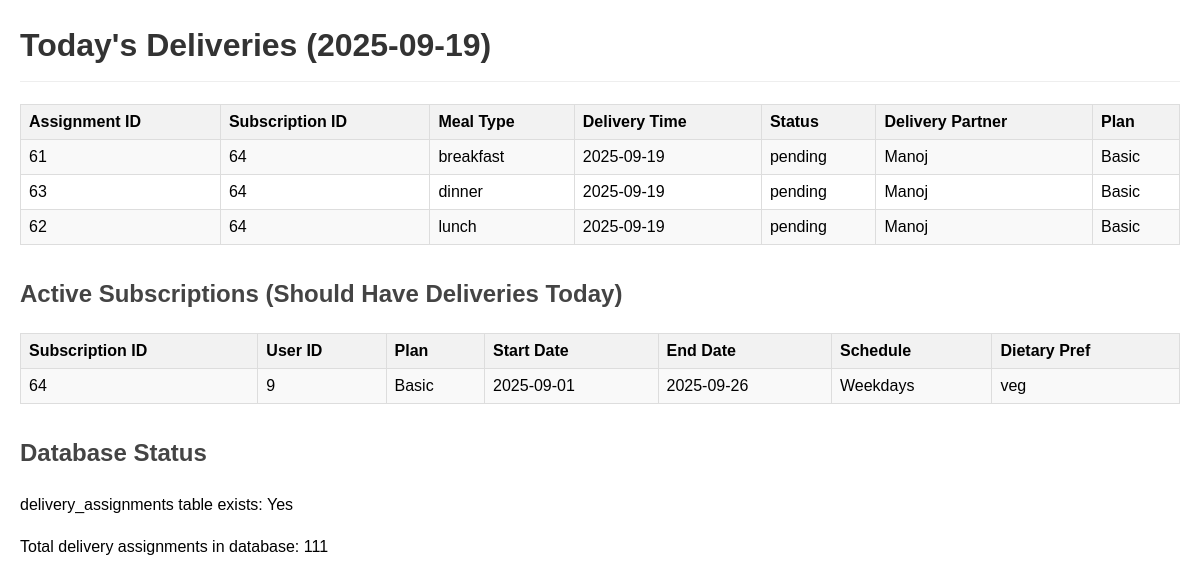
Before: /check_today_deliveries.php with the older database file.
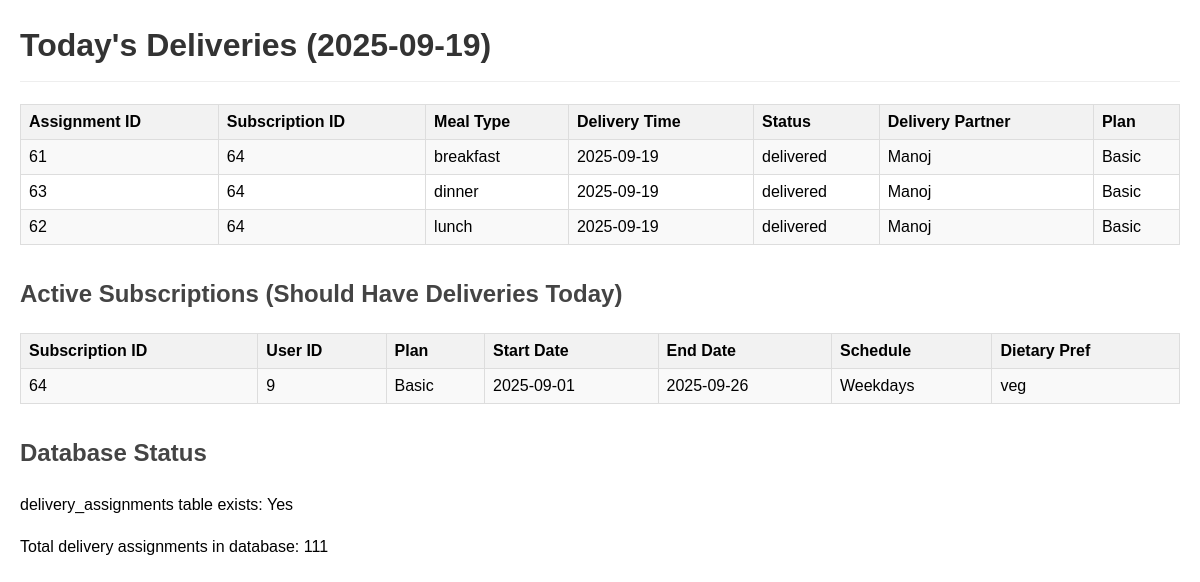
After: the same page with the newer database file.
### tables this page shows
CREATE TABLE `delivery_assignments` (
  `assignment_id` int(11) NOT NULL,
  `subscription_id` int(11) NOT NULL,
  `delivery_date` date NOT NULL,
  `partner_id` int(11) NOT NULL,
  `assigned_at` timestamp NOT NULL DEFAULT current_timestamp(),
  `status` enum('pending','out_for_delivery','delivered','cancelled') NOT NULL DEFAULT 'pending',
  `meal_type` varchar(20) NOT NULL,
  `meal_id` int(11) DEFAULT NULL,
  `payment_id` int(11) DEFAULT NULL,
  `payment_status` enum('unpaid','paid') NOT NULL DEFAULT 'unpaid'
);

CREATE TABLE `users` (
  `user_id` int(11) NOT NULL,
  `name` varchar(100) NOT NULL,
  `email` varchar(100) NOT NULL,
  `password` varchar(255) NOT NULL,
  `phone` varchar(15) DEFAULT NULL,
  `role` enum('user','admin','delivery') DEFAULT 'user',
  `created_at` timestamp NOT NULL DEFAULT current_timestamp(),
  `security_question` varchar(255) NOT NULL,
  `security_answer` varchar(255) NOT NULL
);

CREATE TABLE `meal_plans` (
  `plan_id` int(11) NOT NULL,
  `plan_name` varchar(50) NOT NULL,
  `description` text DEFAULT NULL,
  `plan_type` enum('basic','premium') NOT NULL,
  `is_active` tinyint(1) DEFAULT 1,
  `base_price` decimal(8,2) NOT NULL
);

### check_today_deliveries.php (the view, shortened to what this page needs)
<?php
require_once 'config/db_connect.php';
$today = date('Y-m-d');
$sql = "
    SELECT
        da.assignment_id,
        da.subscription_id,
        da.meal_type,
        da.delivery_date,
        da.status,
        u.name as partner_name,
        s.plan_id,
        p.plan_name
    FROM delivery_assignments da
    LEFT JOIN users u ON da.partner_id = u.user_id
    LEFT JOIN subscriptions s ON da.subscription_id = s.subscription_id
    LEFT JOIN meal_plans p ON s.plan_id = p.plan_id
    WHERE DATE(da.delivery_date) = ?
    ORDER BY da.delivery_date, da.meal_type
";
$stmt = $conn->prepare($sql);
$stmt->bind_param("s", $today);
$stmt->execute();
$result = $stmt->get_result();
echo "<h1>Today's Deliveries ($today)</h1>";
if ($result->num_rows > 0) {
    echo "<table border='1' cellpadding='8' style='border-collapse: collapse; width: 100%;'>";
    echo "<tr>
            <th>Assignment ID</th>
            <th>Subscription ID</th>
            <th>Meal Type</th>
            <th>Delivery Time</th>
            <th>Status</th>
            <th>Delivery Partner</th>
            <th>Plan</th>
          </tr>";
    while ($row = $result->fetch_assoc()) {
        echo "<tr>";
        echo "<td>" . htmlspecialchars($row['assignment_id']) . "</td>";
        echo "<td>" . htmlspecialchars($row['subscription_id']) . "</td>";
        echo "<td>" . htmlspecialchars($row['meal_type']) . "</td>";
        echo "<td>" . htmlspecialchars($row['delivery_date']) . "</td>";
        echo "<td>" . htmlspecialchars($row['status']) . "</td>";
        echo "<td>" . htmlspecialchars($row['partner_name'] ?? 'Not assigned') . "</td>";
        echo "<td>" . htmlspecialchars($row['plan_name'] ?? 'N/A') . "</td>";
        echo "</tr>";
    }
    echo "</table>";
} else {
    echo "<p>No deliveries found for today ($today).</p>";
}
$subscriptions_sql = "
    SELECT
        s.subscription_id,
        s.user_id,
        s.plan_id,
        p.plan_name,
        s.start_date,
        s.end_date,
        s.schedule,
        s.dietary_preference
    FROM subscriptions s
    LEFT JOIN meal_plans p ON s.plan_id = p.plan_id
    WHERE s.status IN ('ACTIVE', 'ACTIVATED')
    AND s.payment_status IN ('PAID', 'COMPLETED', 'SUCCESS')
    AND ? BETWEEN s.start_date AND s.end_date
";
$stmt = $conn->prepare($subscriptions_sql);
$stmt->bind_param("s", $today);
$stmt->execute();
$subscriptions = $stmt->get_result();
echo "<h2>Active Subscriptions (Should Have Deliveries Today)</h2>";
if ($subscriptions->num_rows > 0) {
    echo "<table border='1' cellpadding='8' style='border-collapse: collapse; width: 100%; margin-top: 20px;'>";
    echo "<tr>
            <th>Subscription ID</th>
            <th>User ID</th>
            <th>Plan</th>
            <th>Start Date</th>
            <th>End Date</th>
            <th>Schedule</th>
            <th>Dietary Pref</th>
          </tr>";
    while ($sub = $subscriptions->fetch_assoc()) {
        echo "<tr>";
        echo "<td>" . htmlspecialchars($sub['subscription_id']) . "</td>";
        echo "<td>" . htmlspecialchars($sub['user_id']) . "</td>";
        echo "<td>" . htmlspecialchars($sub['plan_name'] ?? 'N/A') . "</td>";
        echo "<td>" . htmlspecialchars($sub['start_date']) . "</td>";
        echo "<td>" . htmlspecialchars($sub['end_date']) . "</td>";
        echo "<td>" . htmlspecialchars($sub['schedule']) . "</td>";
        echo "<td>" . htmlspecialchars($sub['dietary_preference']) . "</td>";
        echo "</tr>";
    }
    echo "</table>";
} else {
    echo "<p>No active subscriptions found that should have deliveries today.</p>";
}
$check_table = "SHOW TABLES LIKE 'delivery_assignments'";
$table_exists = $conn->query($check_table)->num_rows > 0;
echo "<h2>Database Status</h2>";
echo "<p>delivery_assignments table exists: " . ($table_exists ? 'Yes' : 'No') . "</p>";
if ($table_exists) {
    $count = $conn->query("SELECT COUNT(*) as total FROM delivery_assignments")->fetch_assoc();
    echo "<p>Total delivery assignments in database: " . $count['total'] . "</p>";
}
?>

Changed rows visible on the page:
changed delivery_assignments "breakfast": status "pending" → "delivered"
changed delivery_assignments "dinner": status "pending" → "delivered"
changed delivery_assignments "lunch": status "pending" → "delivered"
